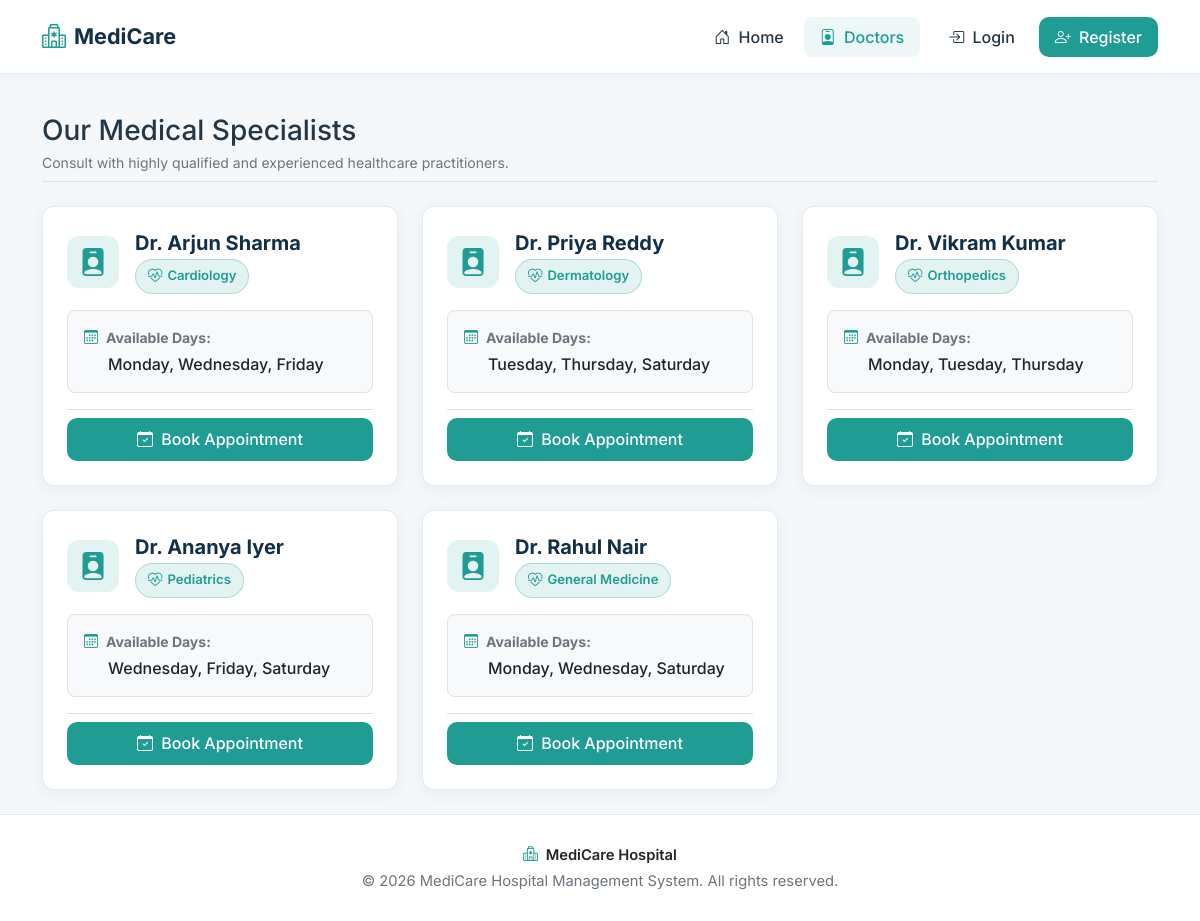
The app's page /doctors/ with its own data.
### hospital/models.py (models this page shows, shortened)
class Doctor(models.Model):
    name = models.CharField(max_length=100)
    specialization = models.CharField(max_length=100)
    available_days = models.CharField(max_length=100)

### hospital/views.py (the view)
# urls.py: path('doctors/', views.doctors_list, name='doctors'),
def doctors_list(request):
    doctors = Doctor.objects.all()
    form = DoctorForm()
    return render(request, 'doctors.html', {'doctors': doctors, 'form': form})

### templates/doctors.html (shortened to what this page needs)
{% extends 'base.html' %}
{% block content %}
<div class="container py-4">
    <div class="d-flex justify-content-between align-items-center flex-wrap gap-2 mb-4 pb-2 border-bottom">
        <div>
            <h2 class="h3 mb-1">Our Medical Specialists</h2>
            <p class="text-secondary small mb-0">Consult with highly qualified and experienced healthcare practitioners.</p>
        </div>
    </div>
    <div class="row g-4">
        {% for doc in doctors %}
        <div class="col-md-6 col-lg-4">
            <div class="medicare-card medicare-card-hover h-100 d-flex flex-column justify-content-between p-4">
                <div>
                    <div class="d-flex align-items-center gap-3 mb-3">
                        <div class="stat-icon teal flex-shrink-0">
                            <i class="bi bi-person-badge-fill fs-3"></i>
                        </div>
                        <div>
                            <h5 class="mb-1 fw-bold">{{ doc.name }}</h5>
                            <span class="badge-specialization">
                                <i class="bi bi-heart-pulse"></i>{{ doc.specialization }}
                            </span>
                        </div>
                    </div>
                    <div class="bg-light p-3 rounded-3 mb-3 border">
                        <div class="d-flex align-items-center text-secondary small mb-1">
                            <i class="bi bi-calendar3 me-2 text-teal"></i>
                            <strong>Available Days:</strong>
                        </div>
                        <div class="text-dark fw-medium ps-4">
                            {{ doc.available_days }}
                        </div>
                    </div>
                </div>
                <div class="pt-2 border-top">
                    {% if user.is_authenticated and user.is_staff %}
                        <div class="d-flex gap-2">
                            <a href="{% url 'edit_doctor' doc.id %}" class="btn btn-sm btn-outline-teal flex-grow-1">
                                <i class="bi bi-pencil me-1"></i> Edit
                            </a>
                            <form method="POST" action="{% url 'delete_doctor' doc.id %}" class="flex-grow-1" onsubmit="return confirmDeleteDoctor(event, '{{ doc.name }}');">
                                {% csrf_token %}
                                <button type="submit" class="btn btn-sm btn-outline-danger w-100">
                                    <i class="bi bi-trash me-1"></i> Delete
                                </button>
                            </form>
                        </div>
                    {% else %}
                        <a href="{% if user.is_authenticated %}{% url 'appointments' %}?doctor={{ doc.id }}{% else %}{% url 'login' %}{% endif %}" class="btn btn-teal w-100">
                            <i class="bi bi-calendar-check me-1"></i> Book Appointment
                        </a>
                    {% endif %}
                </div>
            </div>
        </div>
        {% endfor %}
    </div>
</div>
{% endblock %}

### templates/base.html (shortened to what this page needs)
{% load static %}
<!DOCTYPE html>
<html lang="en">
<head>
    <link href="https://cdn.jsdelivr.net/npm/bootstrap@5.3.3/dist/css/bootstrap.min.css" rel="stylesheet">
    <link rel="stylesheet" href="https://cdn.jsdelivr.net/npm/bootstrap-icons@1.11.3/font/bootstrap-icons.min.css">
    <link rel="stylesheet" href="{% static 'css/style.css' %}">
</head>
<body>
    <nav class="navbar navbar-expand-lg medicare-navbar sticky-top">
        <div class="container">
            <a class="navbar-brand" href="{% url 'index' %}">
                <i class="bi bi-hospital"></i>
                <span>MediCare</span>
            </a>
            <div class="collapse navbar-collapse" id="medicareNav">
                <ul class="navbar-nav ms-auto align-items-center gap-1">
                    <li class="nav-item">
                        <a class="nav-link {% if request.resolver_match.url_name == 'index' %}active{% endif %}" href="{% url 'index' %}">
                            <i class="bi bi-house-door me-1"></i> Home
                        </a>
                    </li>
                    <li class="nav-item">
                        <a class="nav-link {% if request.resolver_match.url_name == 'doctors' %}active{% endif %}" href="{% url 'doctors' %}">
                            <i class="bi bi-person-badge me-1"></i> Doctors
                        </a>
                    </li>
                    {% if user.is_authenticated %}
                        <li class="nav-item">
                            <a class="nav-link {% if request.resolver_match.url_name == 'dashboard' %}active{% endif %}" href="{% url 'dashboard' %}">
                                <i class="bi bi-speedometer2 me-1"></i> Dashboard
                            </a>
                        </li>
                        <li class="nav-item">
                            <a class="nav-link {% if request.resolver_match.url_name == 'appointments' %}active{% endif %}" href="{% url 'appointments' %}">
                                <i class="bi bi-calendar-check me-1"></i> Appointments
                            </a>
                        </li>
                        <li class="nav-item ms-lg-2">
                            <span class="user-profile-badge me-2">
                                <i class="bi bi-person-circle text-teal"></i> {{ user.username }}{% if user.is_staff %} (Admin){% endif %}
                            </span>
                        </li>
                        <li class="nav-item">
                            <a class="btn btn-outline-danger btn-sm rounded-pill px-3" href="{% url 'logout' %}">
                                <i class="bi bi-box-arrow-right me-1"></i> Logout
                            </a>
                        </li>
                    {% else %}
                        <li class="nav-item ms-lg-2">
                            <a class="nav-link {% if request.resolver_match.url_name == 'login' %}active{% endif %}" href="{% url 'login' %}">
                                <i class="bi bi-box-arrow-in-right me-1"></i> Login
                            </a>
                        </li>
                        <li class="nav-item ms-lg-1">
                            <a class="btn btn-teal px-3 py-2" href="{% url 'register' %}">
                                <i class="bi bi-person-plus me-1"></i> Register
                            </a>
                        </li>
                    {% endif %}
                </ul>
            </div>
        </div>
    </nav>
    <main class="flex-grow-1">
        {% block content %}
        {% endblock %}
    </main>
    <footer class="medicare-footer">
        <div class="container text-center">
            <p class="mb-1 fw-semibold text-dark">
                <i class="bi bi-hospital text-teal me-1"></i> MediCare Hospital
            </p>
            <p class="text-secondary small">
                &copy; {% now "Y" %} MediCare Hospital Management System. All rights reserved.
            </p>
        </div>
    </footer>
</body>
</html>

### static/css/style.css (style rules this page uses)
:root { --primary-navy: #12304A; --medical-teal: #1F9D94; --teal-hover: #18837B; --bg-light: #F5F8FA; --card-bg: #FFFFFF; --text-primary: #243746; --text-secondary: #64748B; --border-color: #E3EAF0; --status-success: #16A085; --status-warning: #E9A23B; --status-error: #DC5353; --border-radius: 12px; --card-shadow: 0 4px 16px rgba(18, 48, 74, 0.06); }
.text-teal { color: var(--medical-teal) !important; }
.badge-specialization { display: inline-flex; align-items: center; gap: 5px; background-color: rgba(31, 157, 148, 0.12) !important; color: var(--medical-teal) !important; border: 1px solid rgba(31, 157, 148, 0.28) !important; font-weight: 600; font-size: 0.82rem; padding: 0.35rem 0.75rem; border-radius: 20px; white-space: nowrap; }
.badge-specialization i { color: var(--medical-teal) !important; font-size: 0.9rem; }
* { margin: 0; padding: 0; box-sizing: border-box; }
body { font-family: 'Inter', sans-serif; font-weight: 400; color: var(--text-primary); background-color: var(--bg-light); min-height: 100vh; display: flex; flex-direction: column; }
h1, h2, h3, h4, h5, h6 { font-family: 'Inter', sans-serif; font-weight: 600; color: var(--primary-navy); }
.medicare-navbar { background-color: #FFFFFF; border-bottom: 1px solid var(--border-color); box-shadow: 0 2px 8px rgba(18, 48, 74, 0.04); padding: 0.85rem 0; }
.medicare-navbar .navbar-brand { font-weight: 700; font-size: 1.35rem; color: var(--primary-navy); display: flex; align-items: center; gap: 8px; }
.medicare-navbar .navbar-brand i { color: var(--medical-teal); font-size: 1.5rem; }
.medicare-navbar .nav-link { font-weight: 500; color: var(--text-primary); padding: 0.5rem 1rem !important; border-radius: 8px; transition: all 0.2s ease; }
.medicare-navbar .nav-link:hover, .medicare-navbar .nav-link.active { color: var(--medical-teal); background-color: rgba(31, 157, 148, 0.08); }
.btn-teal { background-color: var(--medical-teal); color: #FFFFFF; font-weight: 500; border: none; border-radius: 10px; padding: 0.6rem 1.4rem; transition: background-color 0.2s ease, transform 0.1s ease; }
.medicare-card { background-color: var(--card-bg); border: 1px solid var(--border-color); border-radius: var(--border-radius); box-shadow: var(--card-shadow); padding: 1.5rem; transition: transform 0.2s ease, box-shadow 0.2s ease; }
.stat-icon { width: 52px; height: 52px; border-radius: 12px; display: flex; align-items: center; justify-content: center; font-size: 1.6rem; }
.stat-icon.teal { background-color: rgba(31, 157, 148, 0.12); color: var(--medical-teal); }
.medicare-footer { background-color: #FFFFFF; border-top: 1px solid var(--border-color); color: var(--text-secondary); padding: 1.8rem 0; margin-top: auto; }
.medicare-footer p { margin: 0; font-size: 0.92rem; }

### records on screen
Doctor: name "Dr. Arjun Sharma", specialization "Cardiology", available_days "Monday, Wednesday, Friday"
Doctor: name "Dr. Priya Reddy", specialization "Dermatology", available_days "Tuesday, Thursday, Saturday"
Doctor: name "Dr. Vikram Kumar", specialization "Orthopedics", available_days "Monday, Tuesday, Thursday"
Doctor: name "Dr. Ananya Iyer", specialization "Pediatrics", available_days "Wednesday, Friday, Saturday"
Doctor: name "Dr. Rahul Nair", specialization "General Medicine", available_days "Monday, Wednesday, Saturday"
